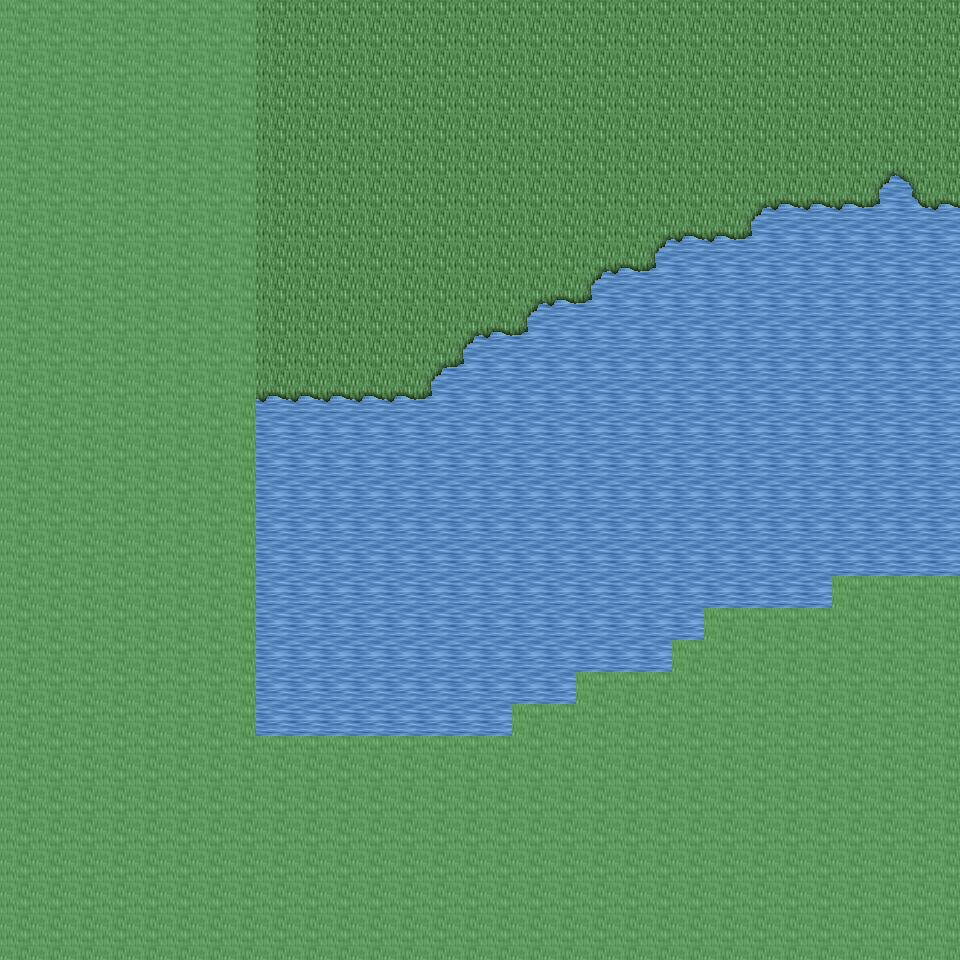

This is a level from a 2D game, rendered from its Tiled map with the project's own tilesets. A one-line summary and the map file follow, with tile-layer data summarised:
An orthogonal 30x30 tile map with 32x32 px tiles, 6 tile layers (Ground, Object, Object2, Above, ...), 12 tilesets and 1 object (mapExit).

<map version="1.0" orientation="orthogonal" renderorder="right-down" width="30" height="30" tilewidth="32" tileheight="32" nextobjectid="2">
  <tileset firstgid="1" name="tileset_ground_ground" tilewidth="32" tileheight="32" tilecount="33" columns="3">
    <image source="../drawable/tileset_ground_ground.png" width="96" height="352" />
  </tileset>
  <tileset firstgid="34" name="tileset_ground_water_pool" tilewidth="32" tileheight="32" tilecount="72" columns="3">
    <image source="../drawable/tileset_ground_water_pool.png" width="96" height="768" />
  </tileset>
  <tileset firstgid="106" name="tileset_ground_grass_edges" tilewidth="32" tileheight="32" tilecount="36" columns="12">
    <image source="../drawable/tileset_ground_grass_edges.png" width="384" height="96" />
  </tileset>
  <tileset firstgid="142" name="tileset_ground_grass_corners" tilewidth="32" tileheight="32" tilecount="24" columns="6">
    <image source="../drawable/tileset_ground_grass_corners.png" width="192" height="128" />
  </tileset>
  <tileset firstgid="166" name="tileset_building_wall_wood" tilewidth="32" tileheight="32" tilecount="16" columns="4">
    <image source="../drawable/tileset_building_wall_wood.png" width="128" height="128" />
  </tileset>
  <tileset firstgid="182" name="tileset_plant_grasses" tilewidth="32" tileheight="32" tilecount="6" columns="3">
    <image source="../drawable/tileset_plant_grasses.png" width="96" height="64" />
  </tileset>
  <tileset firstgid="188" name="tileset_plant_flower_daisy_yellow" tilewidth="32" tileheight="32" tilecount="8" columns="2">
    <image source="../drawable/tileset_plant_flower_daisy_yellow.png" width="64" height="128" />
  </tileset>
  <tileset firstgid="196" name="tileset_plant_flower_daisy_blue" tilewidth="32" tileheight="32" tilecount="8" columns="2">
    <image source="../drawable/tileset_plant_flower_daisy_blue.png" width="64" height="128" />
  </tileset>
  <tileset firstgid="204" name="tileset_building_door_door_w" tilewidth="32" tileheight="32" tilecount="6" columns="2">
    <image source="../drawable/tileset_building_door_door_w.png" width="64" height="96" />
  </tileset>
  <tileset firstgid="210" name="tileset_building_door_door_e" tilewidth="32" tileheight="32" tilecount="6" columns="2">
    <image source="../drawable/tileset_building_door_door_e.png" width="64" height="96" />
  </tileset>
  <tileset firstgid="216" name="tileset_logic_creature_animal" tilewidth="32" tileheight="32" tilecount="32" columns="8">
    <image source="../drawable/tileset_logic_creature_animal.png" width="256" height="128" />
  </tileset>
  <tileset firstgid="248" name="tileset_logic_collision" tilewidth="32" tileheight="32" tilecount="1" columns="1">
    <image source="../drawable/tileset_logic_collision.png" width="32" height="32" />
  </tileset>
  <layer name="Ground" width="30" height="30">
    <data>[900 cells, 900 non-empty, 4 distinct tile ids]</data>
  </layer>
  <layer name="Object" width="30" height="30">
    <data>[900 cells, 52 non-empty, 7 distinct tile ids]</data>
  </layer>
  <layer name="Object2" width="30" height="30">
    <data>[900 cells, 0 non-empty, 0 distinct tile ids]</data>
  </layer>
  <layer name="Above" width="30" height="30">
    <data>[900 cells, 0 non-empty, 0 distinct tile ids]</data>
  </layer>
  <layer name="Above2" width="30" height="30">
    <data>[900 cells, 0 non-empty, 0 distinct tile ids]</data>
  </layer>
  <layer name="Walkable" width="30" height="30">
    <data>[900 cells, 441 non-empty, 1 distinct tile ids]</data>
  </layer>
  <objectgroup name="MapEvents">
    <object id="1" name="north" type="mapExit" x="256" y="0" width="704" height="32">
      <properties>
        <property name="map" value="level_0_x191_y94" />
        <property name="x" value="8" />
        <property name="y" value="28" />
      </properties>
    </object>
  </objectgroup>
</map>
